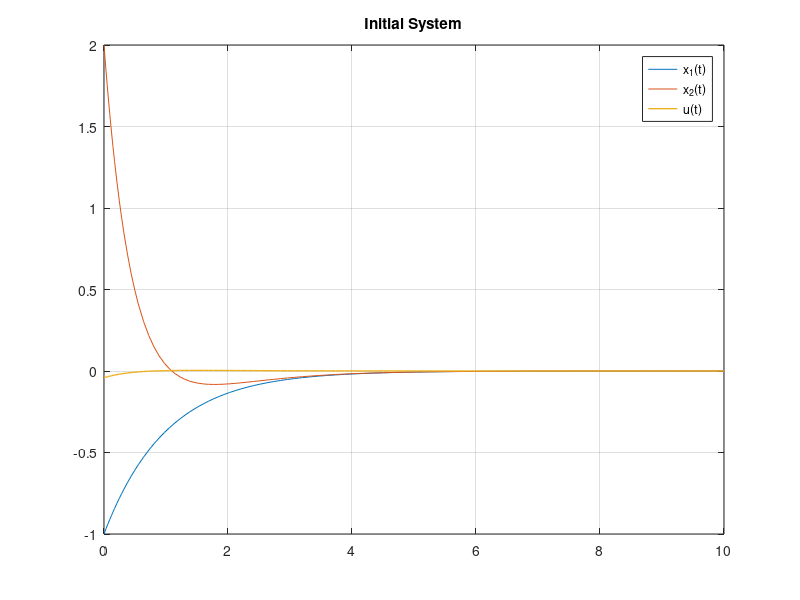
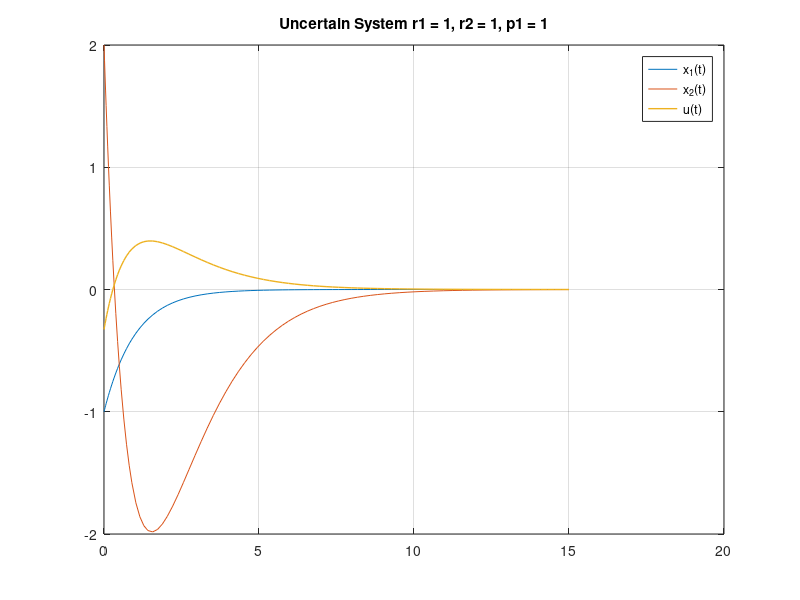
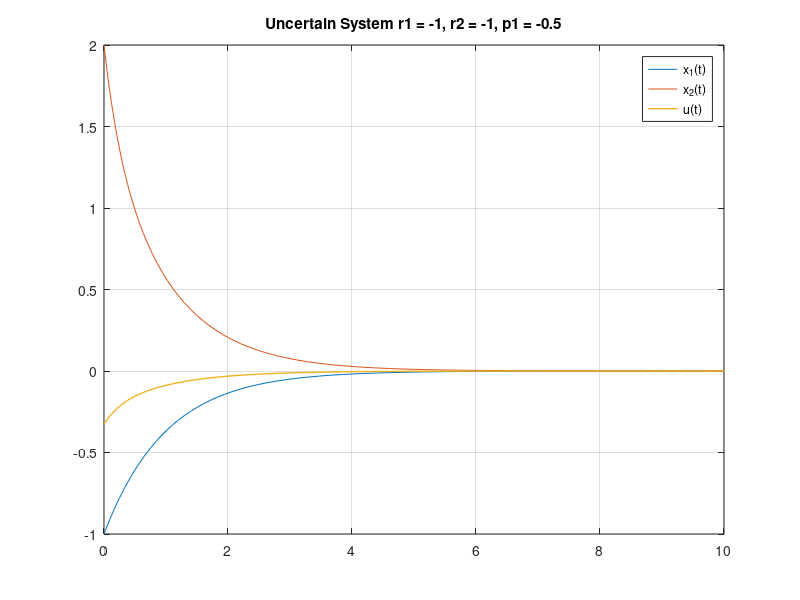

Reproduce these figures in MATLAB, in order.
function [A, B, R, R_t_inv, P, Pnot, Gc] = gcc_quad_bound();
    A = [-1, 0; 1, -2];
    B = [0; 1];
    Q = eye(length(A));
    R = 10;

    A_t1 = [5.5, 0];
    A_t2 = [0, 2.0];
    B_t1 = 2.5;
    DA = @(r1, r2) B*(A_t1*r1 + A_t2*r2);
    DB = @(p1) B*B_t1*p1;
    Pnot = care(A, B, Q, R);

    a = 1;
    b = 1;

    theta_ = (1/a^2 + 1/a^2)*eye(size(B, 2));
    ksi_ = a^2*(A_t1')*A_t1 + a^2*(A_t2')*A_t2;
    phi_ = (1/b^2 + 1/b^2)*eye(size(B, 2));
    psi_ = b^2*R\(B_t1'*(B_t1/R));

    Q_t = Q + ksi_;
    R_t_inv = inv(R) - theta_ + phi_ + psi_;
    P = care(A, B, Q_t, inv(R_t_inv));
    Gc = @(r1, r2, p1) ...
	A + DA(r1, r2) - (B + DB(p1))*R_t_inv*B'*P;
    makeplot(A, B, R, R_t_inv, P, Pnot, Gc);
end

function dxdt = state(~, x, Gc)
    dxdt = Gc*x;
end

function makeplot(A, B, R, R_t_inv, P, Pnot, Gc)
    Knot = -R\(B'*Pnot);
    K = -R_t_inv*B'*P;
    close all;
    figure(1)
    [t, x] = ode45(@(t, x) ...
	state(t, x, A - B*(R\(B'*Pnot))), [0 10], [-1; 2]);
    plot(t, x, t, Knot*x','LineWidth',1.0);
    title('Initial System')
    legend('x_1(t)', 'x_2(t)', 'u(t)');
    grid on;

    figure(2)
    [t, x] = ode45(@(t, x) ...
	state(t, x, Gc(1, 1, 1)), [0 15], [-1; 2]);
    plot(t, x, t, K*x','LineWidth',1.0);
    title('Uncertain System r1 = 1, r2 = 1, p1 = 1')
    legend('x_1(t)', 'x_2(t)', 'u(t)');
    grid on;

    figure(3)
    [t, x] = ode45(@(t, x) ...
	state(t, x, Gc(-1, -1, -0.5)), [0 10], [-1; 2]);
    plot(t, x, t, K*x','LineWidth',1.0);
    title('Uncertain System r1 = -1, r2 = -1, p1 = -0.5')
    legend('x_1(t)', 'x_2(t)', 'u(t)');
    grid on;
end
